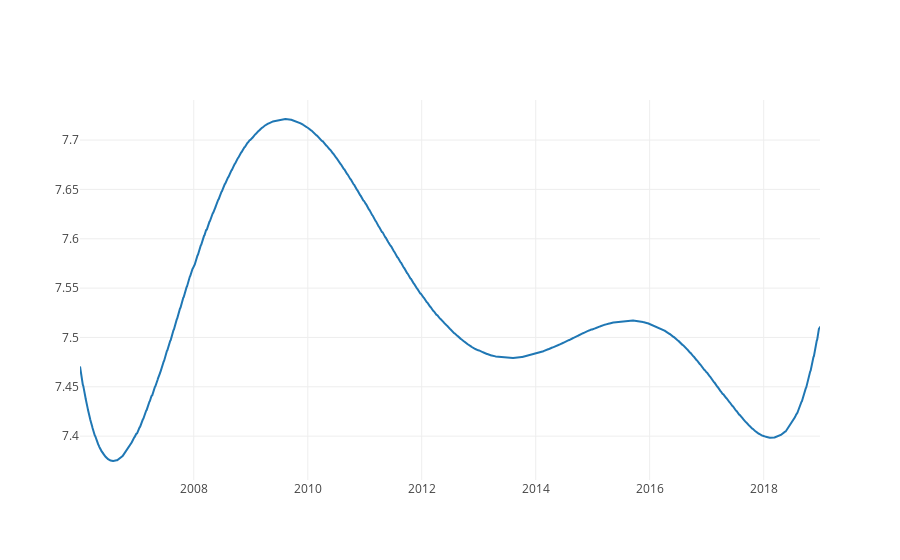

Notebook cell for this chart:
### Markdown cell above
#### Combining the 2 Datasets and Do Analysis

### Code cell
Swiss_Combine = combine_the_data_Stocks_n_LL(Swiss_Stocks_Data, Swiss_8yr_LL)
Swiss_Combine.head()

### Figure 1 — Plotly figure (JSON) as saved in the notebook; plotly's stock layout.template omitted (floating-point values rounded to 4 significant figures; data arrays with more than 128 entries replaced by an {"elided": "..."} marker saying what was removed)
{"data": [{"type": "scatter", "uid": "5660b309-43e2-4090-b66d-91263be456d4", "x": {"elided": "3276 str values"}, "y": {"elided": "3276 float values"}}], "layout": {}}
